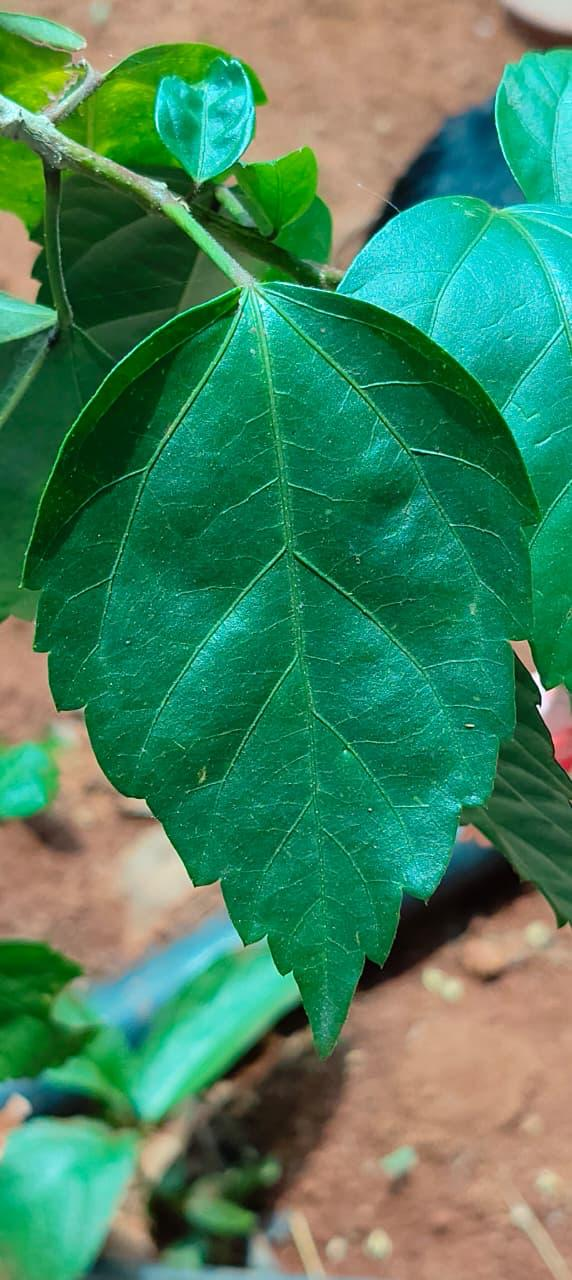
#> input picture sample_images/1.jpeg, 572 x 1280 px
$ python -i segmentation.py   (imports and definitions only)
#> lines starting #> are read from the running program, lines starting #| are printed output that depends on the picture; after the words box and inside, x2 and y2 are one past the last pixel; in counts of white or black regions, pixels touching at a corner belong together
"""
src/segmentation.py — Leaf segmentation from background.

Takes a preprocessed image and produces:
  1. A binary mask of the leaf region
  2. A masked leaf image (background pixels set to black)
  3. Leaf area in pixels

The segmentation uses HSV thresholding to isolate green-ish regions,
morphological cleanup, and largest-connected-component selection.
All tunable parameters come from config/thresholds.py.
"""

import cv2
import numpy as np
import sys
import os

sys.path.insert(0, os.path.abspath(os.path.join(os.path.dirname(__file__), '..')))
from config.thresholds import (
    LEAF_HSV_LOWER,
    LEAF_HSV_UPPER,
    MIN_LEAF_AREA_FRACTION,
    MORPH_KERNEL_SIZE,
)


def create_leaf_mask(image: np.ndarray,
                     hsv_lower: tuple = LEAF_HSV_LOWER,
                     hsv_upper: tuple = LEAF_HSV_UPPER,
                     morph_kernel_size: int = MORPH_KERNEL_SIZE) -> np.ndarray:
    """
    Create a binary mask isolating the leaf from the background.

    Steps:
      1. Convert to HSV color space
      2. Threshold on hue/saturation to capture green-ish leaf pixels
      3. Morphological opening (remove small noise) then closing (fill small gaps)
      4. Select the largest connected component as the leaf region

    Args:
        image: Preprocessed BGR image.
        hsv_lower: Lower HSV bound for leaf detection (H, S, V).
        hsv_upper: Upper HSV bound for leaf detection (H, S, V).
        morph_kernel_size: Kernel size for morphological operations.

    Returns:
        Binary mask (uint8, 0 or 255) where 255 = leaf pixel.
    """
    hsv = cv2.cvtColor(image, cv2.COLOR_BGR2HSV)

    # Initial threshold
    mask = cv2.inRange(hsv, np.array(hsv_lower), np.array(hsv_upper))

    # Morphological cleanup
    kernel = cv2.getStructuringElement(cv2.MORPH_ELLIPSE,
                                       (morph_kernel_size, morph_kernel_size))
    mask = cv2.morphologyEx(mask, cv2.MORPH_OPEN, kernel, iterations=2)
    mask = cv2.morphologyEx(mask, cv2.MORPH_CLOSE, kernel, iterations=2)

    # Select largest connected component
    mask = _keep_largest_component(mask)

    return mask


def _keep_largest_component(mask: np.ndarray) -> np.ndarray:
    """
    Keep only the largest connected component in a binary mask.

    This removes small noise blobs that survived morphological cleanup,
    ensuring the mask represents a single leaf region.

    Args:
        mask: Binary mask (uint8, 0 or 255).

    Returns:
        Cleaned binary mask with only the largest component.
    """
    num_labels, labels, stats, _ = cv2.connectedComponentsWithStats(mask, connectivity=8)

    if num_labels <= 1:
        # No foreground components found
        return mask

    # Label 0 is the background — find the largest non-background component
    # stats[:, cv2.CC_STAT_AREA] gives area of each component
    areas = stats[1:, cv2.CC_STAT_AREA]  # skip background (label 0)
    largest_label = 1 + np.argmax(areas)

    clean_mask = np.zeros_like(mask)
    clean_mask[labels == largest_label] = 255

    return clean_mask


def apply_mask(image: np.ndarray, mask: np.ndarray) -> np.ndarray:
    """
    Apply a binary mask to an image, setting non-leaf pixels to black.

    Args:
        image: BGR image.
        mask: Binary mask (uint8, 0 or 255).

    Returns:
        Masked BGR image (background pixels = [0, 0, 0]).
    """
    return cv2.bitwise_and(image, image, mask=mask)


def compute_leaf_area(mask: np.ndarray) -> int:
    """
    Count the number of leaf pixels in the mask.

    Args:
        mask: Binary mask (uint8, 0 or 255).

    Returns:
        Number of non-zero (leaf) pixels.
    """
    return int(cv2.countNonZero(mask))


def validate_segmentation(mask: np.ndarray, image_shape: tuple,
                           min_area_fraction: float = MIN_LEAF_AREA_FRACTION) -> dict:
    """
    Validate that the segmentation result is reasonable.

    Checks:
      - Leaf area is above the minimum fraction of the image
      - The mask has exactly one connected component

    Args:
        mask: Binary mask (uint8, 0 or 255).
        image_shape: Shape of the original image (H, W, C).
        min_area_fraction: Minimum acceptable leaf area as fraction of image area.

    Returns:
        Dict with keys:
          'valid': bool — overall pass/fail
          'leaf_area_pixels': int
          'leaf_area_fraction': float
          'num_components': int
          'issues': list of str — human-readable issue descriptions
    """
    total_pixels = image_shape[0] * image_shape[1]
    leaf_area = compute_leaf_area(mask)
    leaf_fraction = leaf_area / total_pixels if total_pixels > 0 else 0.0

    num_labels, _, _, _ = cv2.connectedComponentsWithStats(mask, connectivity=8)
    num_components = max(0, num_labels - 1)  # subtract background label

    issues = []

    if leaf_fraction < min_area_fraction:
        issues.append(
            f"Leaf area ({leaf_fraction:.1%}) is below minimum threshold "
            f"({min_area_fraction:.1%}). The leaf may be too small in the frame, "
            f"or segmentation may have failed."
        )

    if num_components == 0:
        issues.append("No leaf region detected. Check lighting and background contrast.")
    elif num_components > 1:
        issues.append(
            f"Multiple connected components ({num_components}) detected after cleanup. "
            f"Expected exactly 1. This may indicate fragmented segmentation."
        )

    return {
        'valid': len(issues) == 0,
        'leaf_area_pixels': leaf_area,
        'leaf_area_fraction': leaf_fraction,
        'num_components': num_components,
        'issues': issues,
    }


def segment_leaf(image: np.ndarray) -> dict:
    """
    Full segmentation pipeline: threshold → cleanup → validate.

    This is the main entry point for segmentation.

    Args:
        image: Preprocessed BGR image.

    Returns:
        Dict with keys:
          'mask': binary leaf mask (uint8)
          'masked_image': BGR image with background removed
          'leaf_area_pixels': int — count of leaf pixels
          'validation': dict — output of validate_segmentation()
    """
    mask = create_leaf_mask(image)
    masked_image = apply_mask(image, mask)
    leaf_area = compute_leaf_area(mask)
    validation = validate_segmentation(mask, image.shape)

    return {
        'mask': mask,
        'masked_image': masked_image,
        'leaf_area_pixels': leaf_area,
        'validation': validation,
    }

>>> import cv2
>>> picture = cv2.imread('../sample_images/1.jpeg')
#> picture is the input picture: shape (1280, 572, 3); mean B, G, R 94.8, 130.7, 68.5
>>> result = segment_leaf(picture)
#> in create_leaf_mask, `mask = cv2.inRange(hsv, np.array(hsv_lower), np.array(hsv_upper))`:
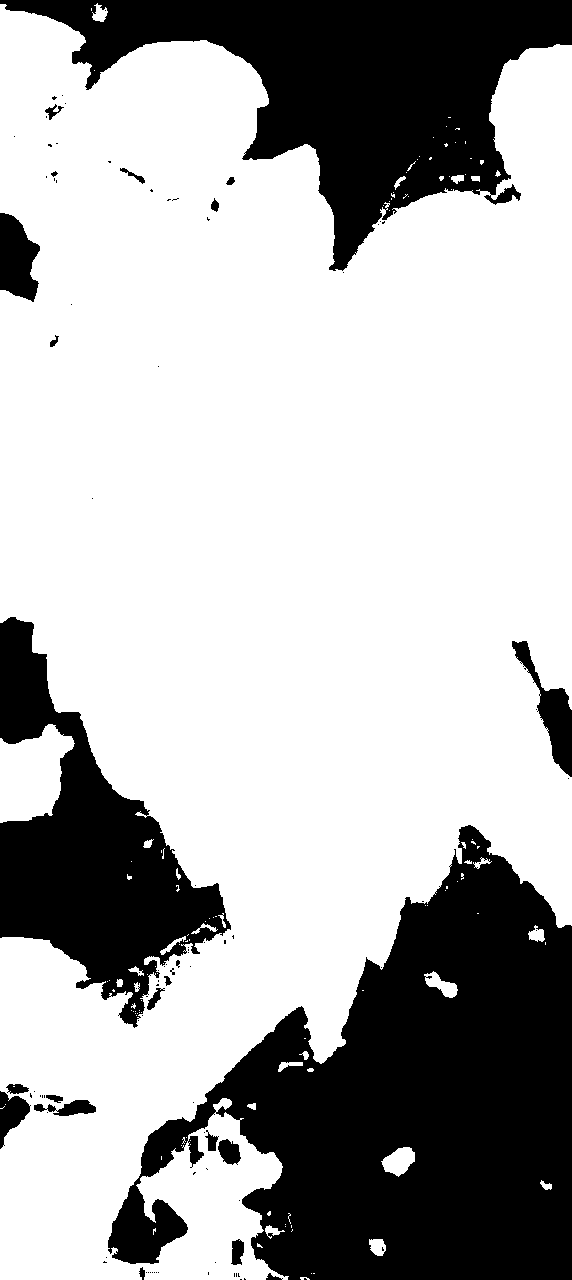
#> mask: shape (1280, 572); 69.8% white; 100 black regions (77 under 20 px), largest, box (x1, y1, x2, y2) and area: (108, 825, 572, 1280) 113146, (0, 0, 572, 271) 61524, (0, 617, 231, 1028) 38302
#> in create_leaf_mask, `mask = cv2.morphologyEx(mask, cv2.MORPH_CLOSE, kernel, iterations=2)`:
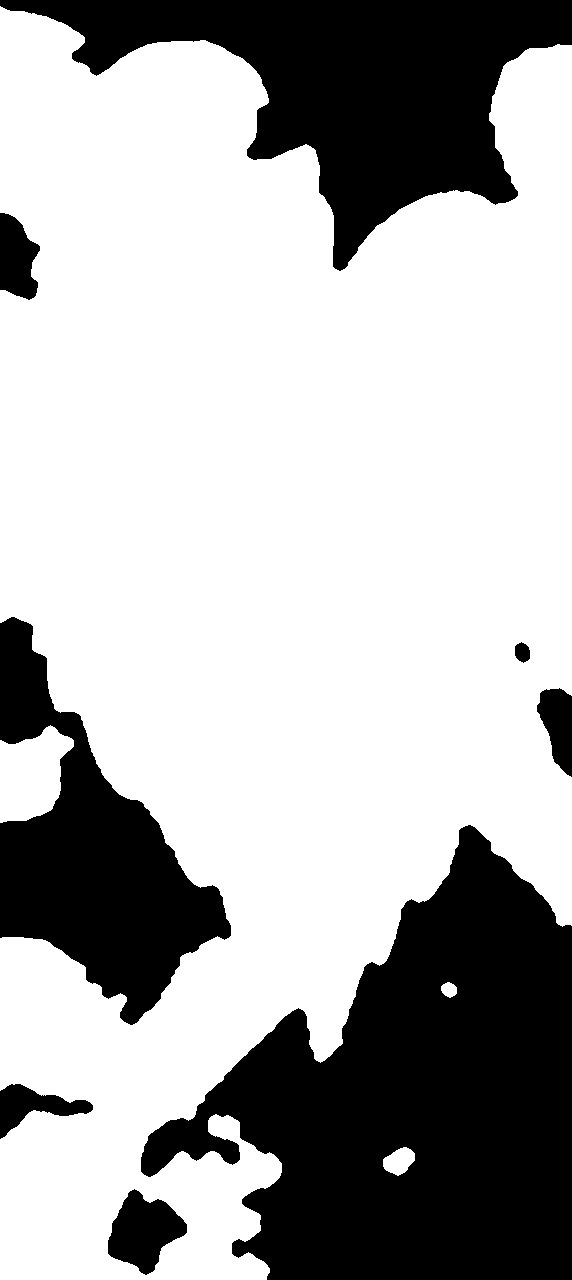
#> mask: shape (1280, 572); 69.1% white; 8 black regions, largest, box (x1, y1, x2, y2) and area: (141, 825, 572, 1280) 112659, (0, 0, 572, 271) 62315, (0, 617, 231, 1025) 40180
#> in _keep_largest_component, `num_labels, labels, stats, _ = cv2.connectedComponentsWithStats(mask, ..`:
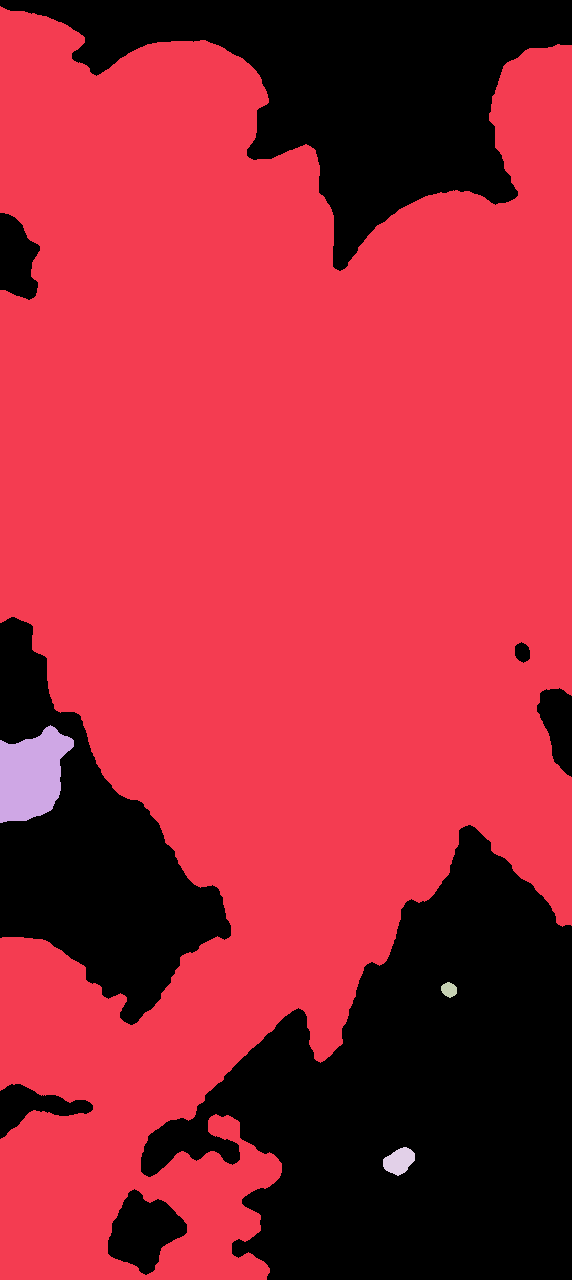
#> labels: shape (1280, 572) int32; 5 distinct labels, from 0 to 4; one colour per label, 0 black
#> in _keep_largest_component, `num_labels, labels, stats, _ = cv2.connectedComponentsWithStats(mask, ..`: num_labels = 5; stats = [[0, 0, 572, 1280, 226139], [0, 6, 572, 1274, 500198], [0, 725, 74, 98, 5015], [441, 982, 16, 16, 187], [383, 1147, 32, 29, 621]]
#> in _keep_largest_component, `areas = stats[1:, cv2.CC_STAT_AREA]`: areas = [500198, 5015, 187, 621]
#> in _keep_largest_component, `largest_label = 1 + np.argmax(areas)`: largest_label = 1
#> in create_leaf_mask, `mask = _keep_largest_component(mask)`:
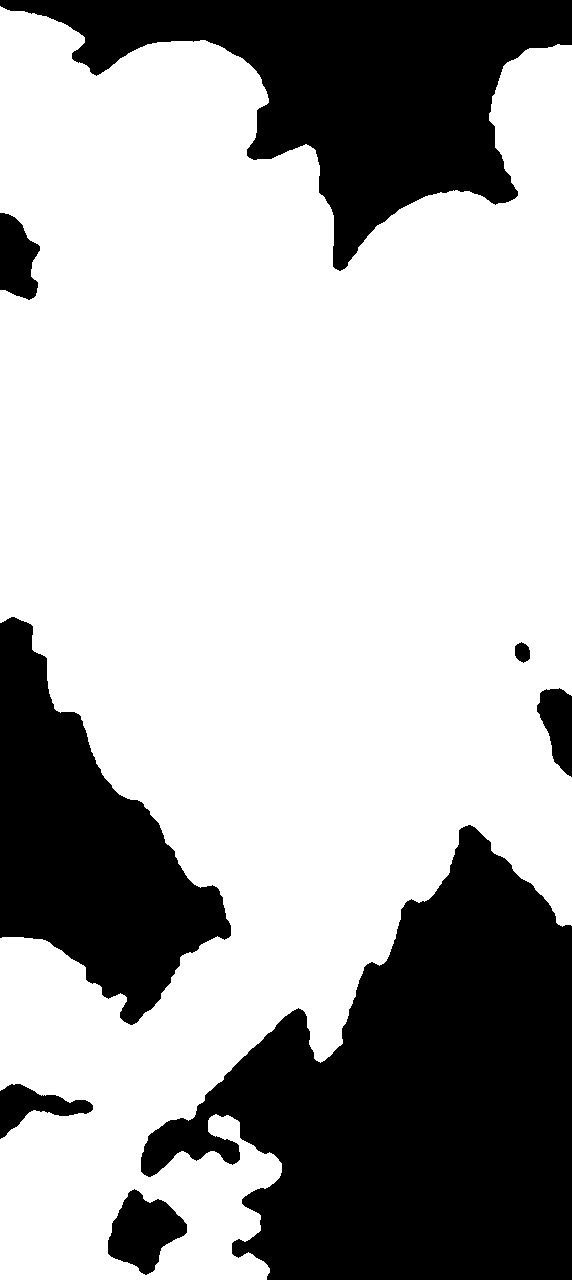
#> mask: shape (1280, 572); 68.3% white; 8 black regions, largest, box (x1, y1, x2, y2) and area: (141, 825, 572, 1280) 113467, (0, 0, 572, 271) 62315, (0, 617, 231, 1025) 45195
#> in apply_mask, `return cv2.bitwise_and(image, image, mask=mask)`:
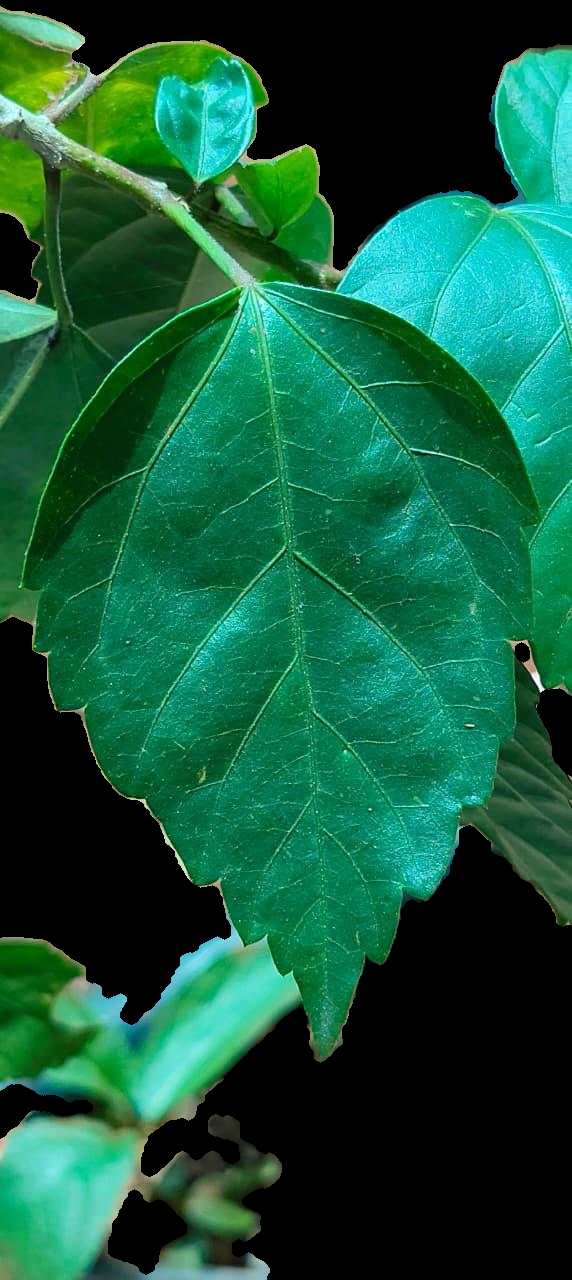
#> returned value: shape (1280, 572, 3); mean of channels 0, 1, 2 59.4, 89, 19.3; drawn as B, G, R
#> in segment_leaf, `leaf_area = compute_leaf_area(mask)`: leaf_area = 500198
#> in validate_segmentation, `leaf_fraction = leaf_area / total_pixels if total_pixels > 0 else 0.0`: leaf_fraction = 0.683
#> in validate_segmentation, `num_labels, _, _, _ = cv2.connectedComponentsWithStats(mask, connectiv..`: num_labels = 2
#> in validate_segmentation, `num_components = max(0, num_labels - 1)`: num_components = 1
#> in segment_leaf, `validation = validate_segmentation(mask, image.shape)`: validation = {'valid': True, 'leaf_area_pixels': 500198, 'leaf_area_fraction': 0.683, 'num_components': 1, 'issues': []}
#> result = 4 items

$ run again, on sample_images/2.jpeg
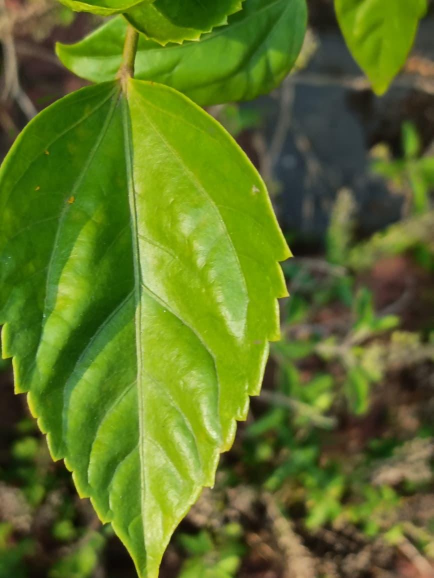
#> input picture sample_images/2.jpeg, 867 x 1156 px (shown at 1/2 size)
#> picture is the input picture: shape (1156, 867, 3); mean B, G, R 37.6, 115.2, 94
#> hsv: shape (1156, 867, 3); mean H, S, V 37.9, 165.7, 118.5
#> in _keep_largest_component, `num_labels, labels, stats, _ = cv2.connectedComponentsWithStats(mask, ..`:
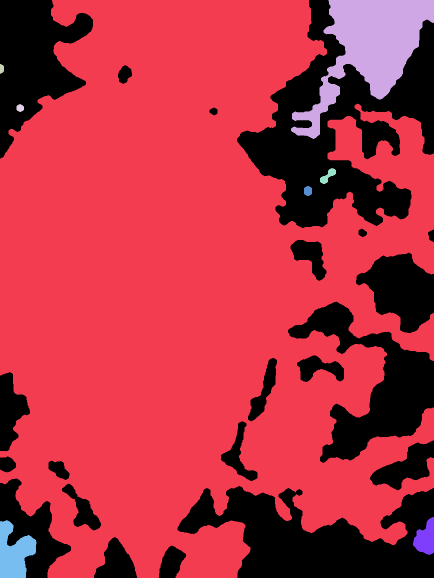
#> labels: shape (1156, 867) int32 (shown at 1/2 size); 9 distinct labels, from 0 to 8; one colour per label, 0 black
#> in _keep_largest_component, `num_labels, labels, stats, _ = cv2.connectedComponentsWithStats(mask, ..`: num_labels = 9; stats = [[0, 0, 867, 1156, 255307], [0, 0, 867, 1156, 706682], [582, 0, 285, 278, 31855], [0, 128, 8, 20, 129], [33, 208, 15, 16, 183], [640, 336, 32, 32, 454], [608, 372, 16, 20, 268], [826, 1034, 41, 76, 2006], [0, 1040, 73, 116, 5368]]
#> areas = [706682, 31855, 129, 183, 454, 268, 2006, 5368]
#> largest_label = 1
#> in apply_mask, `return cv2.bitwise_and(image, image, mask=mask)`:
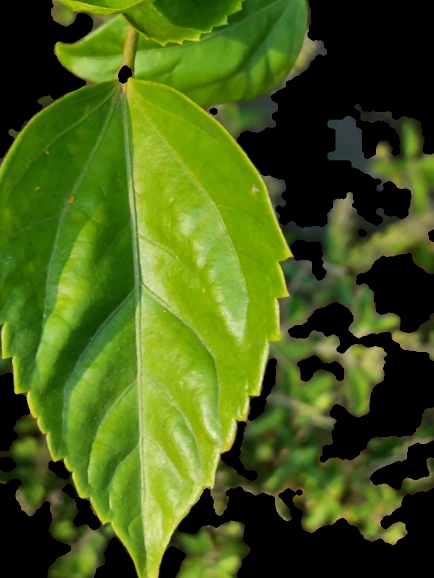
#> returned value: shape (1156, 867, 3) (shown at 1/2 size); mean of channels 0, 1, 2 23.7, 93.4, 70.6; drawn as B, G, R
#> in segment_leaf, `leaf_area = compute_leaf_area(mask)`: leaf_area = 706682
#> leaf_fraction = 0.705
#> in validate_segmentation, `num_labels, _, _, _ = cv2.connectedComponentsWithStats(mask, connectiv..`: num_labels = 2
#> num_components = 1
#> validation = {'valid': True, 'leaf_area_pixels': 706682, 'leaf_area_fraction': 0.705, 'num_components': 1, 'issues': []}
#> result = 4 items
